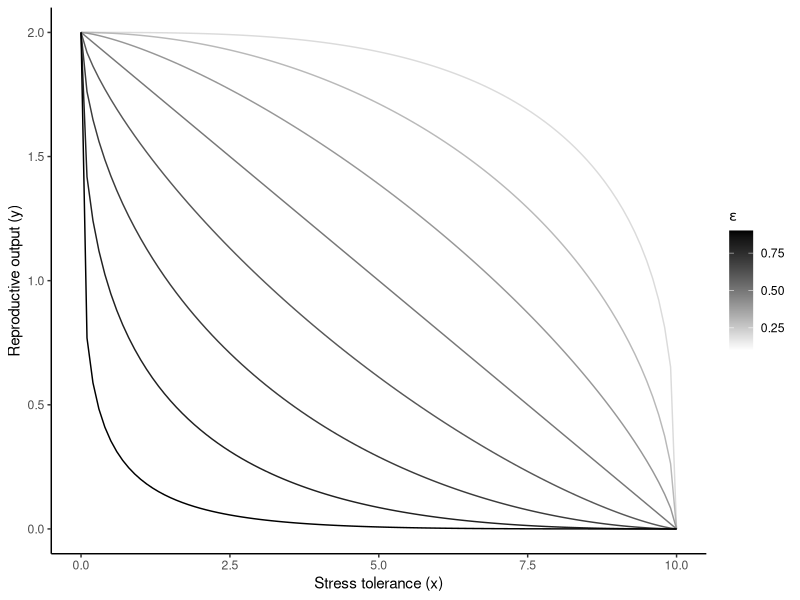

Source code (R): (Note: this script raises an error after producing the figure.)
## Here we plot various non-linear trade-off curves.

rm(list = ls())

library(tidyverse)
library(rlang)

theme_set(theme_classic())

# Parameter values
pars <- alist(
  
  rmax <- 2,
  epsilon <- 0.1,
  K1 <- 2000,
  K2 <- 100,
  a <- 5,
  theta1 <- 0,
  theta2 <- 5,
  c <- 0.5,
  xmax <- 10
  
)

# For several trade-off curves and trait values...
plot <- expand_grid(
  
  x = seq(0, 10, 0.1),
  epsilon = seq(0.1, 0.9, 0.1)
  
) %>%
  mutate(y = map2_dbl(x, epsilon, function(x, epsilon) {
    
    # Update parameters accordingly
    pars[[2]] <- parse_expr(paste("epsilon <-", epsilon))
    
    # Overwrite previous parameter values
    for (i in seq(pars)) eval(pars[[i]])
    
    # Measure special quantity
    d <- -log2(1 - epsilon)
    
    # Compute reproductive output
    return(rmax * ((1 - (x / xmax)^(1 / d))^d))
    
  })) %>%
  
  # And plot the curves
  ggplot(aes(x = x, y = y, color = epsilon, group = epsilon)) +
  geom_line() +
  scale_color_gradient(low = "white", high = "black") +
  xlab("Stress tolerance (x)") +
  ylab("Reproductive output (y)") +
  labs(color = parse(text = "epsilon"))

# Save
ggsave("plots/trade_off_curves.png", plot, width = 4, height = 3, dpi = 300)